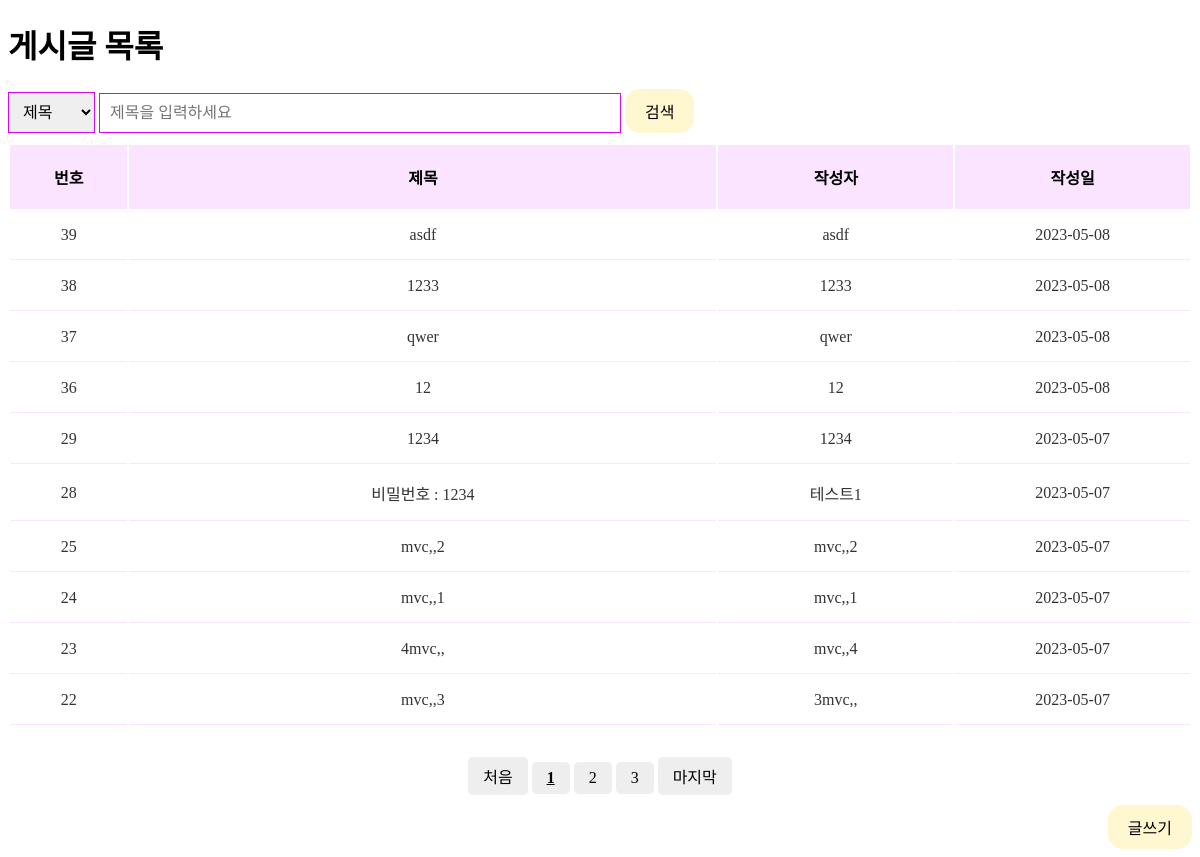
The page / on the database its author committed.
### tables this page shows
CREATE TABLE `post` (
  `idx` int(11) NOT NULL,
  `title` varchar(50) NOT NULL,
  `content` varchar(2000) NOT NULL,
  `author` varchar(30) NOT NULL,
  `created_at` date NOT NULL DEFAULT current_timestamp(),
  `password` varchar(255) NOT NULL
);

### controller/Controller.php (called while the page is built, shortened)
<?php
require_once './model/Model.php';
require_once './view/View.php';
class Controller {
    private $model;
    private $view;
    public function __construct(){
        $this -> model = new Model();
        $this -> view = new View();
    }
    public function listPost($search_option, $search){
        $perPage = 10;
        $currentPage = $_GET['page'] ? $_GET['page'] : 1;
        $start = ($currentPage - 1) * $perPage;
        $total = $this -> model -> getTotalPost();
        $totalPage = ceil($total / $perPage);
        $post = $this -> model -> getListPost($search_option, $search, $start, $perPage);
        $this -> view -> showListPost($post, $search_option, $search, $currentPage, $totalPage);
    }
}
?>

### model/Model.php (called while the page is built, shortened)
<?php
require_once 'database/Database.php';
class Model {
    private $db;
    public function __construct(){
        $this -> db = Database::getInstance() -> getPdo();
    }
    public function getTotalPost() {
        $sql = "SELECT COUNT(*) AS total FROM post";
        $stmt = $this -> db -> prepare($sql);
        $stmt -> execute();
        $result = $stmt -> fetch(PDO::FETCH_ASSOC);
        return $result['total'];
    }
    public function getListPost($search_option, $search, $start, $perPage){
        if(!$search){
            $sql = "SELECT * FROM post ORDER BY idx DESC LIMIT {$start}, {$perPage}";
        } else {
            $sql = "SELECT * FROM post WHERE {$search_option} LIKE '%{$search}%' ORDER BY idx DESC LIMIT {$start}, {$perPage}";
        }
        $stmh = $this -> db -> prepare($sql);
        $stmh -> execute();
        $result = $stmh -> fetchAll();
        return $result;
    }
}
?>

### database/Database.php (called while the page is built)
<?php
class Database{
    private static $instance = null;
    private $pdo;
    private function __construct(){
        $host = "localhost";
        $username = "root";
        $password = "";
        $dbname="board";
        try {
            $this -> pdo = new PDO("mysql:host=$host;dbname=$dbname;charset=utf8", $username, $password);
            $this -> pdo -> setAttribute(PDO::ATTR_ERRMODE, PDO::ERRMODE_EXCEPTION);
        } catch (PDOException $e){
            die('데이터베이스 연결 실패: ' . $e -> getMessage());
        }
    }
    public static function getInstance(){
        if(self::$instance == null){
            self::$instance = new Database();
        }
        return self::$instance;
    }
    public function getPdo(){
        return $this -> pdo;
    }
}
?>

### view/View.php (the view, shortened to what this page needs)
<?php
class View{
    public function showListPost($post, $search_option, $search, $currentPage, $totalPage){
        $titleSelected = ($search_option === 'title') ? 'selected' : '';
        $authorSelected = ($search_option === 'author') ? 'selected' : '';
        $contentSelected = ($search_option === 'content') ? 'selected' : '';
        $this -> title = (!$search) ? "게시글 목록" : "게시글 검색 결과";
        $this -> content = <<<HTML
            <h1>{$this -> title}</h1>
            <form action="index.php" method="post">
                <select name="search_option" id="">
                    <option value="title" {$titleSelected}>제목</option>
                    <option value="author" {$authorSelected}>작성자</option>
                    <option value="content" {$contentSelected}>내용</option>
                </select>
                <input type="text" name="search" placeholder="제목을 입력하세요" value="{$search}" style="display: inline-block;">
                <button type="submit">검색</button>
            </form>
            <table>
                <colgroup>
                    <col width="10%" />
                    <col width="50%" />
                    <col width="20%" />
                    <col width="20%" />
                </colgroup>
                <thead class="thead">
                    <tr>
                        <th>번호</th>
                        <th>제목</th>
                        <th>작성자</th>
                        <th>작성일</th>
                    </tr>
                </thead>
                <tbody class="tbody">
        HTML;
        foreach($post as $row){
            $this -> content .= <<<HTML
                    <tr>
                        <td>
                            <a href="view.php?idx={$row['idx']}" class="title">
                                {$row['idx']}
                            </a>
                        </td>
                        <td>
                            <a href="view.php?idx={$row['idx']}" class="title">
                                {$row['title']}
                            </a>
                        </td>
                        <td>
                            {$row['author']}
                        </td>
                        <td>
                            {$row['created_at']}
                        </td>
                    </tr>
            HTML;
        }
        $this -> content .= <<<HTML
                </tbody>
            </table>
            <div class="paging">
                <a href="index.php?page=1">처음</a>
        HTML;
        for($page = 1; $page <= $totalPage; $page++){
            if( $page == $currentPage ){
                $this -> content .= <<<HTML
                    <a href="index.php?page={$page}" class="current">{$page}</a>
                HTML;
            } else {
                $this -> content .= <<<HTML
                    <a href="index.php?page={$page}">{$page}</a>
                HTML;
            }
        }
        $this -> content .= <<<HTML
                <a href="index.php?page={$totalPage}">마지막</a>
            </div>
            <div class="btns_wrap">
                <a href="write.php">글쓰기</a>
        HTML;
        echo $this -> content;
    }
}
?>

### style.css (style rules this page uses)
body { max-width: 1280px; }
input, textarea { all: unset; padding: 10px; display: block; width: 100%; max-width: 500px; margin-bottom: 10px; border: 1px solid #d00bf2; }
select { padding: 10px; font-size: 1rem; border: 1px solid #d00bf2; }
a, button { all: unset; display: inline-block; padding: 10px 20px; border-radius: 15px; background-color: #fff7d0; cursor: pointer; }
table { padding-bottom: 30px; width: 100%; table-layout: fixed; }
th { padding: 20px 15px; font-weight: 600; }
td { padding: 15px; text-align: center; color: #333; border-bottom: 1px solid #fbe4ff; }
.thead { background-color: #fbe4ff; }
.tbody { border: 1px solid rgba(0, 0, 0, 0.3); }
.title { all: unset; cursor: pointer; }
.paging { padding-bottom: 10px; text-align: center; }
.paging a { padding: 7px 15px; background-color: #eee; border-radius: 5px; }
.paging a.current { font-weight: 700; text-decoration: underline; }
.btns_wrap { text-align: right; }

### rows shown on the page
post: idx "39", title "asdf", author "asdf", created_at "2023-05-08"
post: idx "38", title "1233", author "1233", created_at "2023-05-08"
post: idx "37", title "qwer", author "qwer", created_at "2023-05-08"
post: idx "36", title "12", author "12", created_at "2023-05-08"
post: idx "29", title "1234", author "1234", created_at "2023-05-07"
post: idx "28", title "비밀번호 : 1234", author "테스트1", created_at "2023-05-07"
post: idx "25", title "mvc,,2", author "mvc,,2", created_at "2023-05-07"
post: idx "24", title "mvc,,1", author "mvc,,1", created_at "2023-05-07"
post: idx "23", title "4mvc,,", author "mvc,,4", created_at "2023-05-07"
post: idx "22", title "mvc,,3", author "3mvc,,", created_at "2023-05-07"

### other values the page prints
$this -> title "게시글 목록"
